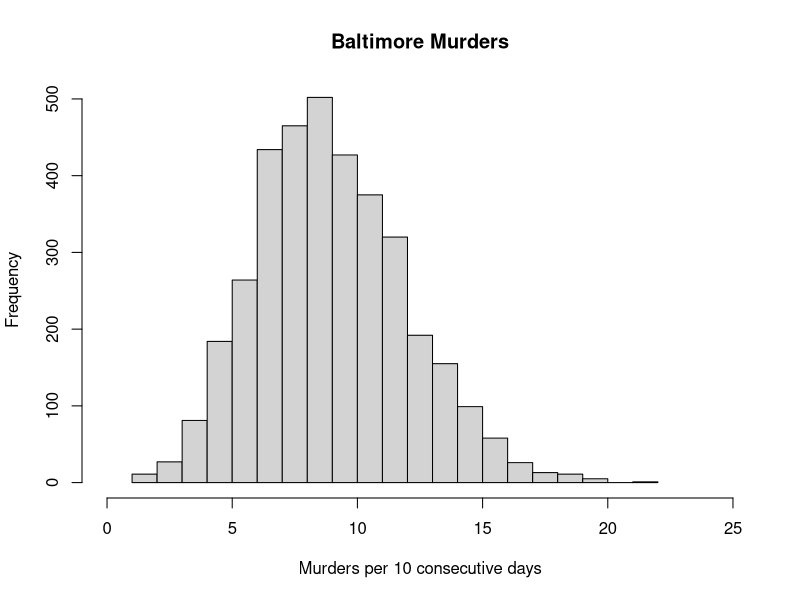

R code for this plot: (Note: this script raises an error after producing the figure.)
k<- 350 #events)
n<- 365 #units(days)


l<-k/n #lambda

x<-rpois(365, lambda = l)
table(x)

year<-x


b<-vector(mode="numeric", length=0)
days<-vector(mode="numeric", length = 0)
negative<-0 
positive<-0

for (i in 1:3650) { # loop through trials  
    
  b<-sample(year, 10, replace=FALSE) #sampling, make sure to set the "replacement"
  days<-append(days, sum(b)) #collect sums of murders per 10 day streaks
  
  if (sum(b)<1) { #what is the minimum of hits for a positive?
  negative<-negative+1
  }
    
  else {
  positive<-positive+1
  } 
    
}
  
result<-negative/(positive+negative) 

table(days)
hist(days, breaks=20, xlim=c(0,25), xlab = "Murders per 10 consecutive days", main = "Baltimore Murders")

descdist(days, discrete = TRUE)
